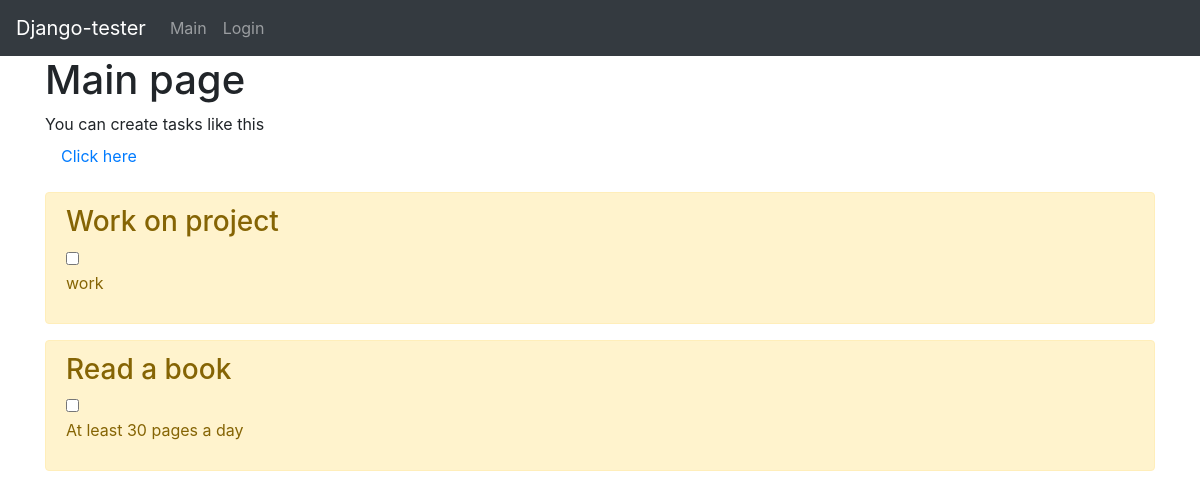
The page / on the database its author committed.
### main/models.py (models this page shows, shortened)
class Task(models.Model):
    title = models.CharField('Name', max_length=50)
    task = models.TextField('Description')
    author = models.CharField('Author', max_length=20, null=True, blank=True)
    is_done = models.BooleanField('Is_done')
    class Meta:
        verbose_name = 'Task'
        verbose_name_plural = 'My tasks'

### main/views.py (the view)
# urls.py: path('', views.index, name='home'),
def index(request):
    tasks = Task.objects.filter(author__exact=None)
    return render(request, 'main/index.html', {'title': 'Main page', 'tasks': tasks})

### main/templates/main/index.html (shortened to what this page needs)
{% extends 'main/base.html' %}
{% block content %}
    <h1>Main page</h1>
    <p>You can create tasks like this{% if user.is_authenticated %}
        <a class="nav-link" href="{% url 'user_page' %}">Click here</a>
    {% else %}<a class="nav-link" href="{% url 'login' %}">Click here</a>
    {% endif %}</p>
    {% if tasks %}
        {% for el in tasks %}
            <div class="alert alert-warning mt-2">
                <h3>{{ el.title }}</h3>
                <input name="check" type="checkbox" onclick="make_line_through()"
                       title="{{ el.title }}"/>
                <p>{{ el.task }}</p>
            </div>
        {% endfor %}
    {% else %}
        <p>There is no tasks</p>
    {% endif %}
{% endblock %}

### rows shown on the page
Task: title "Work on project", task "work"
Task: title "Read a book", task "At least 30 pages a day"
